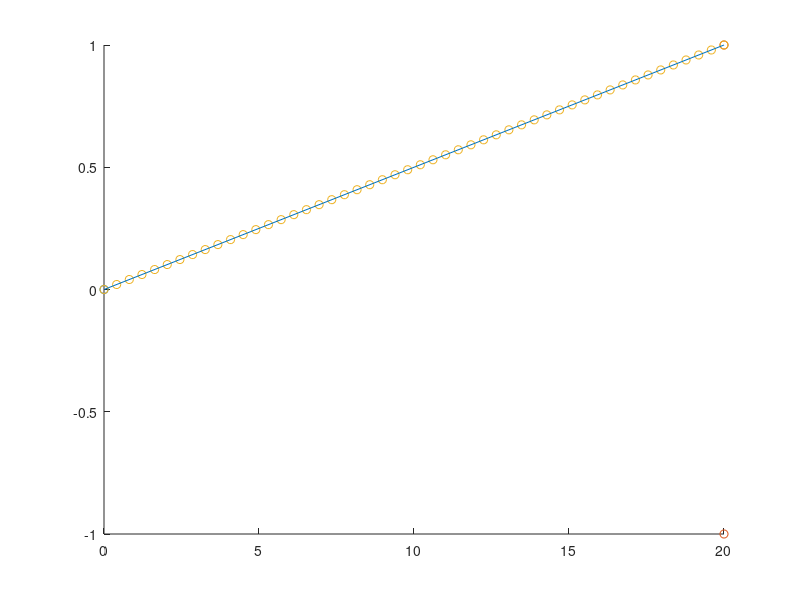

Here is the MATLAB script that generated this plot: (Note: this script raises an error after producing the figure.)
    %%    iLQR applied to a planar manipulator for a viapoints task (batch formulation)
%%
%%    Copyright (c) 2021 Idiap Research Institute, http://www.idiap.ch/
%%    Written by Sylvain Calinon <https://calinon.ch>
%%
%%    This file is part of RCFS.
%%
%%    RCFS is free software: you can redistribute it and/or modify
%%    it under the terms of the GNU General Public License version 3 as
%%    published by the Free Software Foundation.
%%
%%    RCFS is distributed in the hope that it will be useful,
%%    but WITHOUT ANY WARRANTY; without even the implied warranty of
%%    MERCHANTABILITY or FITNESS FOR A PARTICULAR PURPOSE. See the
%%    GNU General Public License for more details.
%%
%%    You should have received a copy of the GNU General Public License
%%    along with RCFS. If not, see <http://www.gnu.org/licenses/>.

function trajectory_avoidance_decrease_weight

% Parameters
%%%%%%%%%%%%%%%%%%%%%%%%%%%%%%%%%%%%%%%%%%%%%%%%%%%%%%%%%%%%%%%%%%%%%%%%%%%
param.dt = 1E-2;        %Time step length
param.nbData = 50;      %Number of datapoints
param.nbIter = 3000;    %Number of iterations for iLQR
param.nbPoints = 1;     %Number of viapoints
param.nbVarX = 3;       %State space dimension (x1,x2,x3)
param.nbVarU = 3;       %Control space dimension (dx1,dx2,dx3)
param.nbVarF = 2;       %Objective function dimension (f1,f2,f3, with f3 as orientation)
param.l = [2; 2; 1];    %Robot links lengths
param.sz = [.2, .3];    %Size of objects
param.r = 100;          %Control weight term
param.nbObj = 2;

% defining the two objectives
param.Obj3d = [[20.; -1.;0], [20.; 1.;0]];%, [20;0;-1]];
%param.Obj3d = [[22.; -4.], [5.; 5.]];
%param.Obj3d = [[15.; 6.], [-2.; 3.]];
%param.Obj3d = [[24; 7;5],[23; 4;10]];

%Initial robot pose
x0_3d = [0;0;0];


% generate the trajectory to be avoided for all objects exept goal (index 1)
param.traj3d = zeros(param.nbVarX, param.nbData, param.nbObj-1);

for i = 2:param.nbObj 
    param.traj3d(1,:,i-1) = linspace(0,param.Obj3d(1,i),param.nbData);
    param.traj3d(2,:,i-1) = linspace(0,param.Obj3d(2,i),param.nbData);
    param.traj3d(3,:,i-1) = linspace(0,param.Obj3d(3,i),param.nbData);
end


% -------------------------------------------------------------------------
% PLOTTING THE INITIAL SITUATION
figure
hold on
scatter3(x0_3d(1),x0_3d(2),x0_3d(3));
scatter3(param.Obj3d(1,:),param.Obj3d(2,:), param.Obj3d(3,:));

for j = 2:param.nbObj
    scatter3(param.traj3d(1,:,j-1), param.traj3d(2,:,j-1), param.traj3d(3,:,j-1));
    plot3([x0_3d(1) param.Obj3d(1,j)],[x0_3d(2) param.Obj3d(2,j)],[x0_3d(3) param.Obj3d(3,j)]);
end

size_rec = 0.5;

draw_cube(param.Obj3d(:,1), size_rec, 'green');

for i = 2:param.nbObj
    
   draw_cube(param.Obj3d(:,i), size_rec, 'red'); 
    
end

xlabel('x');
ylabel('y');
zlabel('z');
xlim([-2,30]);
ylim([-2,30]);
zlim([-2,30]);
title('initial situation');
grid on;
view(3);
hold off

% ------------------------------------------------------------------------

% defining the point of view of the observer
param.pov = [0; 0; 30];
param.ThetaX = -pi/2;
param.ThetaY = 0;
param.ThetaZ = 0;

% projecting objectives and trajectories on viewplane
param.Obj = Point_Projection(param.Obj3d,param.ThetaX, param.ThetaY, param.ThetaZ, param.pov);
param.traj = zeros(param.nbVarX-1, param.nbData, param.nbObj-1);

for i = 1:param.nbObj-1
    param.traj(:,:,i) = Point_Projection(param.traj3d(:,:,i), param.ThetaX, param.ThetaY, param.ThetaZ, param.pov);
end

% computing the covariance matrix of the various goals
X_obj = param.Obj - mean(param.Obj, 2);

Cov = X_obj*X_obj'/(param.nbObj-1);
epsilon = 1E-4 * diag(ones(2));
Cov = Cov+epsilon; % ensure not to have a singular matrixx

% Compute the eigenvectos of the covariance matrix
[eig_vec, D] = eig(Cov);
eig_max = max(D, [], 'all');

% tuning the weights as a function of the eigenvalues
% start by sorting the eigenvalues and rearanging eigenvectors
[~,I] = sort(diag(D),'descend');
eig_vec = eig_vec(:,I);
D = diag([13,1])/eig_max;



% TUNING PARAMETERS ------------------------------------------------------

% Q2 matrix, keep away from unwanted trajectories
scaling_fact = 30;
param.w2 = linspace(55, 1, param.nbData);

q = zeros(1,param.nbData);
q(:) = param.w2;
param.Q2 = kron(diag(q), eig_vec*D*eig_vec');


% Q1 brings end effector to right goal
param.Qf = param.nbData*param.w2(1)*scaling_fact;
Mat1 = eye(param.nbData);
Mat1(param.nbData, param.nbData) = param.Qf; %terminal weight
param.Q1 = kron(Mat1, eye(param.nbVarX)*10000);

% Qp brings end effector to right goal in projection space
Mat2 = eye(param.nbData);
Mat2(param.nbData, param.nbData) = param.Qf;
param.Qp = kron(Mat2, eig_vec*eye(param.nbVarX-1)*eig_vec');


% Defining the control matrix
R = speye((param.nbData-1)*param.nbVarU)*param.r;

%--------------------------------------------------------------------------

% Iterative LQR (iLQR)
%%%%%%%%%%%%%%%%%%%%%%%%%%%%%%%%%%%%%%%%%%%%%%%%%%%%%%%%%%%%%%%%%%%%%%%%%%%
u = zeros(param.nbVarU*(param.nbData-1), 1); %Initial commands

% projecting it on viewspace
x0 = Point_Projection(x0_3d, param.ThetaX, param.ThetaY, param.ThetaZ, param.pov);

% Transfer matrices (for linear system as single integrator)
Su0 = [zeros(param.nbVarX, (param.nbVarX)*(param.nbData-1)); tril(kron(ones(param.nbData-1), eye(param.nbVarX)*param.dt))];
Sx0 = kron(ones(param.nbData,1), eye(param.nbVarX));

for n=1:param.nbIter	
	x3d = reshape(Su0 * u + Sx0 * x0_3d, param.nbVarX, param.nbData); %System evolution  
    
    % computing the Jacobians and Hessian of the cost function around the
    % current trajectory
    Jx = Gradient_x(x3d, param);
    Ju = 2*R*u;
    
    Hxx = Hess_x(x3d, param);
    Huu = 2*R;
    
    % calculating the update step
    du = (Su0'*Hxx*Su0 + Huu)^(-1)*(-Su0'*Jx-Ju);
    
	% Estimate step size with backtracking line search method
	
	alpha = 1;
	cost0 = cost_fct(x3d, u, param, R);
    
	while 1
		utmp = u + du * alpha;
		xtmp = reshape(Su0 * utmp + Sx0 * x0_3d, param.nbVarX, param.nbData); % System evolution
        
        cost = cost_fct(xtmp, utmp, param, R);
        
        if cost < cost0 || alpha < 1E-3
			break;
        end
        
		alpha = alpha * 0.5;
    end
    
	u = u + du * alpha;
    
    clc;
    display(n);
	
	if norm(du * alpha) < 1E-3
		break; %Stop iLQR when solution is reached
    end
    
end
disp(['iLQR converged in ' num2str(n) ' iterations.']);


%% Plot state space
%%%%%%%%%%%%%%%%%%%%%%%%%%%%%%%%%%%%%%%%%%%%%%%%%%%%%%%%%%%%%%%%%%%%%%%%%%%
if abs(x3d(1,param.nbData) - param.Obj(1,1)) < 1E-5
    if abs(x3d(2, param.nbData) -param.Obj(2,1)) < 1E-5
        if abs(x3d(2, param.nbData)-param.Obj(2,1)) < 1E-5
        
            display("reached goal point");
        end
    end
end

x = Point_Projection(x3d, param.ThetaX, param.ThetaY, param.ThetaZ, param.pov);
figure('position',[10,10,550,550], 'color', [1 1 1]);
axis off;
hold on;

Xs = linspace(-50,50,200);
[Grid_X, Grid_Y] = meshgrid(Xs);
Grid_X = reshape(Grid_X, 1, []);
Grid_Y = reshape(Grid_Y, 1, []);
Grid_coord = [Grid_X; Grid_Y];
costP = cost_plot(Grid_coord, param);
costP = reshape(costP, 200, 200);

size_rec = 0.5;
rec1_x = [param.Obj(1,1)-size_rec, param.Obj(1,1)-size_rec,  param.Obj(1,1)+size_rec, param.Obj(1,1)+size_rec];
rec1_y = [param.Obj(2,1)-size_rec, param.Obj(2,1)+size_rec, param.Obj(2,1)+size_rec, param.Obj(2,1)-size_rec];

patch(rec1_x, rec1_y, [0.4660 0.6740 0.1880]);
for j = 2:param.nbObj
    rec2_x = [param.Obj(1,j)-size_rec, param.Obj(1,j)-size_rec, param.Obj(1,j)+size_rec, param.Obj(1,j)+size_rec];
    rec2_y = [param.Obj(2,j)-size_rec, param.Obj(2,j)+size_rec, param.Obj(2,j)+size_rec, param.Obj(2,j)-size_rec];
    patch(rec2_x, rec2_y, [0.8500 0.3250 0.0980]);
end
plot(x(1,:),x(2,:), "LineWidth", 1.5, "Marker", 'o')

% plotting fastest path
plot([x0(1) param.Obj(1,2)], [x0(2) param.Obj(2,2)], 'color', [0.4940 0.1840 0.5560], "LineWidth", 0.8, "LineStyle", '--');
plot([x0(1) param.Obj(1,1)], [x0(2) param.Obj(2,1)], 'color', [0.4940 0.1840 0.5560], "LineWidth", 0.8, "LineStyle", '--');
xlim([-1,22])
ylim([-12.5,12.5])
legend('Location', 'best')
legend("desired target", "undesired target", "legible trajectory", "optimal trajectory");

xlabel('x');
ylabel('y');

grid on
hold off;

figure
hold on
grid on

plot3(x3d(1,:),x3d(2,:),x3d(3,:));
scatter3(x0_3d(1), x0_3d(2), x0_3d(3));
scatter3(param.Obj3d(1,:), param.Obj3d(2,:), param.Obj3d(3,:));

% plotting the objectives
draw_cube(param.Obj3d(:,1), size_rec, 'green');

for i = 2:param.nbObj
    
   draw_cube(param.Obj3d(:,i), size_rec, 'red'); 
    
end



xlim([-2,30]);
ylim([-2,30]);
zlim([-2,30]);
xlabel('x');
ylabel('y');
zlabel('z');

view(3);
hold off;
figure
Xs = linspace(-50,50,200);
[Grid_X, Grid_Y] = meshgrid(Xs);
mesh(Grid_X, Grid_Y,costP)

end



function Jx = Gradient_x(X, param)
    %{ 
    Computes the gradient of the cost function with respect to the x
    X: (NxM) datapoints
    Jx: (NMx1) vector containing the gradient of each step

    %}
    
    % building projection matrix
    Rx = [1 0 0; 0 cos(param.ThetaX) -sin(param.ThetaX); 0 sin(param.ThetaX) cos(param.ThetaX)];
    Ry = [cos(param.ThetaY) 0 sin(param.ThetaY); 0 1 0; -sin(param.ThetaY) 0 cos(param.ThetaY)];
    Rz = [cos(param.ThetaZ) -sin(param.ThetaZ) 0; sin(param.ThetaZ) cos(param.ThetaZ) 0; 0 0 1];
    P = inv(Rz*Ry*Rx);
    P = P([1,3],:);
    
    X1 = reshape(X-param.Obj3d(:,1), param.nbVarX*param.nbData,1);
    Q2 = param.Q2;
    Jx = 2*param.Q1*X1;
    
    % Projecting X on 2D viewplane to calcultate 2D Jacobian in viewplane
    Xp = Point_Projection(X, param.ThetaX, param.ThetaY, param.ThetaZ, param.pov);
    X1p = reshape(Xp-param.Obj(:,1), (param.nbVarX-1)*param.nbData, 1);
    
    Jxp = 2*param.Qp*X1p;
    
    for j = 1:param.nbObj-1     % iterate over the number of different objectives
        for i = 2:param.nbData  % iterate over the trajectory 
                
            X2 = reshape(Xp-param.traj(:,i,j), (param.nbVarX-1)*param.nbData,1);
            Jxp = Jxp - 2*param.Q2*X2;
            
        end
    end   
    
    % going from 2d Jacobian to the 3D one
    Jxp = reshape(Jxp, param.nbVarX-1, param.nbData);
    Jxp = reshape(P'*Jxp, param.nbVarX*param.nbData,1);
    Jx = Jx + Jxp;
 
end

function Jx = Gradient_plot(X,param)
    
    % -- NOT UP TO DATE: must update gradient calculation accountinf for
    % projection 

    Q1 = param.Q1(1:2,1:2);
    Q2 = param.Q2(1:2,1:2);
    [N,M] = size(X);
    Jx = zeros(N,M);
    
    for k = 1:M
       X1 = X(:,k) - param.Obj(:,1);
       Jx(:,k) =  Q1*X1;
       for i = 1:50
           
           for j = 1:param.nbObj-1
               X2 = X(:,k) - param.traj(:,i,j);
               Jx(:,k) = Jx(:,k)-param.w2(i)*2*Q2*X2/(X2'*Q2*X2);
           end
       end
        
        
    end

end

function Hxx = Hess_x(X, param)
    %{
    Returns the Hessian of the cost function around each one of the
    datapoints
    X (NxM) input data
    Hxx (N*NbrDataPoints) square matrix
    %}
    
    % building projection matrix
    Rx = [1 0 0; 0 cos(param.ThetaX) -sin(param.ThetaX); 0 sin(param.ThetaX) cos(param.ThetaX)];
    Ry = [cos(param.ThetaY) 0 sin(param.ThetaY); 0 1 0; -sin(param.ThetaY) 0 cos(param.ThetaY)];
    Rz = [cos(param.ThetaZ) -sin(param.ThetaZ) 0; sin(param.ThetaZ) cos(param.ThetaZ) 0; 0 0 1];
    P = inv(Rz*Ry*Rx);
    P = P([1,3],:);
      
    Q1 = param.Q1;

    Hxx = 2*Q1;
    
    % projecting trajectory on the viewplane
    Xp = Point_Projection(X, param.ThetaX, param.ThetaY, param.ThetaZ, param.pov);
    Hxxp = []; % Hessian for all points 
    
    for k = 1:param.nbData
        H2d = 2*param.Qp(2*k-1:2*k, 2*k-1:2*k);
        
        for j = 1:param.nbObj-1         % iterate over the number of different objectives
            for i = 2:param.nbData      % iterate over the trajectory    
            
                % computing Hessian in projection space
                Q2 = param.Q2(2*k-1:2*k,2*k-1:2*k);
                H2d = H2d - 2*Q2; 
                
            end
        end
        
        H3d = P'*H2d*P;
        Hxxp = blkdiag(Hxxp, H3d);
    end
    
    Hxx = Hxx + Hxxp;
      
end

function cost = cost_fct(X, U, param, R)
    %{
    X (NxM)

    %}
    X1 = reshape(X-param.Obj3d(:,1), (param.nbVarX)*param.nbData,1);
    Q1 = param.Q1;
    Q2 = param.Q2;
    cost = X1'*Q1*X1 + U'*R*U;
    
    % projecting points
    Xp = Point_Projection(X, param.ThetaX, param.ThetaY, param.ThetaZ, param.pov);
    X1p = reshape(Xp-param.Obj(:,1), (param.nbVarX-1)*param.nbData, 1);
    cost = cost + X1p'*param.Qp*X1p;
    
    for j = 1:param.nbObj-1             % iterating over points of the trajectory
       for i = 2:param.nbData-1         % iterating over the number of objectives
           
            X2 = reshape(Xp-param.traj(:,i,j), (param.nbVarX-1)*param.nbData,1);
            cost = cost - (X2'*Q2*X2);
            
        end
    end
    
end


function cost = cost_plot(X, param)

    Q2 = param.Q2(1:2,1:2);
    [~,M] = size(X);
    cost = zeros(1,M);
    
    for k = 1:M       
       for i = 1:param.nbData
           for j = 1:param.nbObj-1
               X2 = X(:,k) - param.traj(:,i,j);
               cost(:,k) = cost(:,k)-X2'*Q2*X2;
           end
       end
           
    end

end
